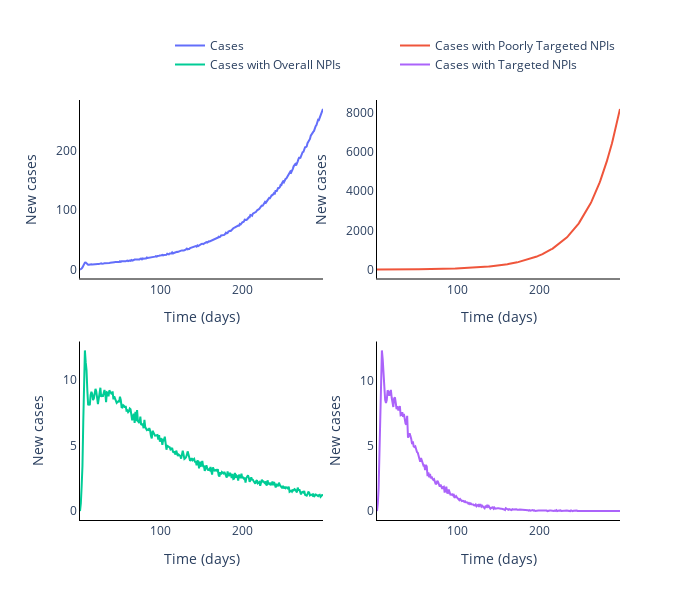

Notebook cell for this chart:
### Markdown cell above
## Plot agreggated local incidence numbers

### Code cell
# Plot (bar chart cases each day)
from plotly.subplots import make_subplots
fig = go.Figure()
fig = make_subplots(rows=2, cols=2)

# Plot of incidences
fig.add_trace(
    go.Scatter(
        x=times[1:],
        y=simple_realistic_agg_cases_mean[1:],
        name='Cases'
    ),
    row=1,col=1
)

fig.add_trace(
    go.Scatter(
        x=times[1:],
        y=simple_realistic_wrong_target_agg_cases_mean[1:],
        name='Cases with Poorly Targeted NPIs'
    ),row=1,col=2
)

fig.add_trace(
    go.Scatter(
        x=times[1:],
        y=simple_realistic_overall_agg_cases_mean[1:],
        name='Cases with Overall NPIs'
    ),row=2,col=1
)

fig.add_trace(
    go.Scatter(
        x=times[1:],
        y=simple_realistic_target_agg_cases_mean[1:],
        name='Cases with Targeted NPIs'
    ),row=2,col=2
)

# Add axis labels
fig.update_layout(
    boxmode='group',
    width=700,
    height=600,
    plot_bgcolor='white',
    xaxis=dict(
        title='Time (days)',
        linecolor='black'),
    yaxis=dict(
        title='New cases',
        linecolor='black'),
    xaxis2=dict(
        title='Time (days)',
        linecolor='black'),
    yaxis2=dict(
        title='New cases',
        linecolor='black'),
    xaxis3=dict(
        title='Time (days)',
        linecolor='black'),
    yaxis3=dict(
        title='New cases',
        linecolor='black'),
    xaxis4=dict(
        title='Time (days)',
        linecolor='black'),
    yaxis4=dict(
        title='New cases',
        linecolor='black'),
    legend=dict(
        orientation="h",
        yanchor="bottom",
        y=1.05,
        xanchor="right",
        x=1
    ))

fig.write_image('images/Different_simple_realistic_intervention_effects.pdf')
fig.show()

### Figure 1 — Plotly figure (JSON) as saved in the notebook; plotly's stock layout.template omitted (floating-point values rounded to 4 significant figures; data arrays with more than 128 entries replaced by an {"elided": "..."} marker saying what was removed)
{"data": [{"name": "Cases", "type": "scatter", "x": {"elided": "299 int values"}, "xaxis": "x", "y": {"elided": "299 float values"}, "yaxis": "y"}, {"name": "Cases with Poorly Targeted NPIs", "type": "scatter", "x": {"elided": "299 int values"}, "xaxis": "x2", "y": {"elided": "299 float values"}, "yaxis": "y2"}, {"name": "Cases with Overall NPIs", "type": "scatter", "x": {"elided": "299 int values"}, "xaxis": "x3", "y": {"elided": "299 float values"}, "yaxis": "y3"}, {"name": "Cases with Targeted NPIs", "type": "scatter", "x": {"elided": "299 int values"}, "xaxis": "x4", "y": {"elided": "299 float values"}, "yaxis": "y4"}], "layout": {"boxmode": "group", "height": 600, "legend": {"orientation": "h", "x": 1, "xanchor": "right", "y": 1.05, "yanchor": "bottom"}, "plot_bgcolor": "white", "width": 700, "xaxis": {"anchor": "y", "domain": [0, 0.45], "linecolor": "black", "title": {"text": "Time (days)"}}, "xaxis2": {"anchor": "y2", "domain": [0.55, 1], "linecolor": "black", "title": {"text": "Time (days)"}}, "xaxis3": {"anchor": "y3", "domain": [0, 0.45], "linecolor": "black", "title": {"text": "Time (days)"}}, "xaxis4": {"anchor": "y4", "domain": [0.55, 1], "linecolor": "black", "title": {"text": "Time (days)"}}, "yaxis": {"anchor": "x", "domain": [0.575, 1], "linecolor": "black", "title": {"text": "New cases"}}, "yaxis2": {"anchor": "x2", "domain": [0.575, 1], "linecolor": "black", "title": {"text": "New cases"}}, "yaxis3": {"anchor": "x3", "domain": [0, 0.425], "linecolor": "black", "title": {"text": "New cases"}}, "yaxis4": {"anchor": "x4", "domain": [0, 0.425], "linecolor": "black", "title": {"text": "New cases"}}}}
